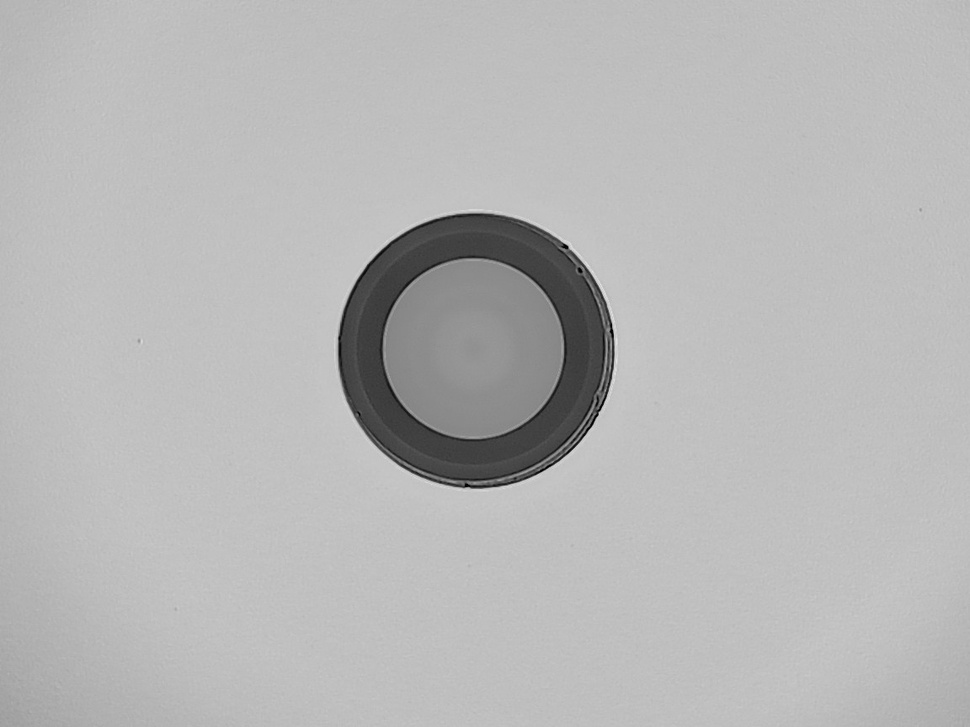
#> input picture current-process/old_version/image_batch/ima18.jpg, 970 x 727 px, shrunk from 1152 x 864 before the run
$ python thresholding009.py ../../../../current-process/old_version/image_batch/ima18.jpg
#> lines starting #> are read from the running program, lines starting #| are printed output that depends on the picture; after the words box and inside, x2 and y2 are one past the last pixel; in counts of white or black regions, pixels touching at a corner belong together
#> further down, img is the input picture: shape (727, 970, 3); min 0, max 229, mean 182.7
#!/usr/bin/env python3
"""
Triangle Thresholding Method
Category: thresholding
"""
import cv2
import numpy as np


def process_image(image: np.ndarray) -> np.ndarray:
    """
    Triangle Thresholding Method

    Args:
        image: Input image (grayscale or color)

    Returns:
        Processed image
    """
    result = image.copy()

    gray = cv2.cvtColor(result, cv2.COLOR_BGR2GRAY) if len(result.shape) == 3 else result
    _, result = cv2.threshold(gray, 0, 255, cv2.THRESH_BINARY + cv2.THRESH_TRIANGLE)
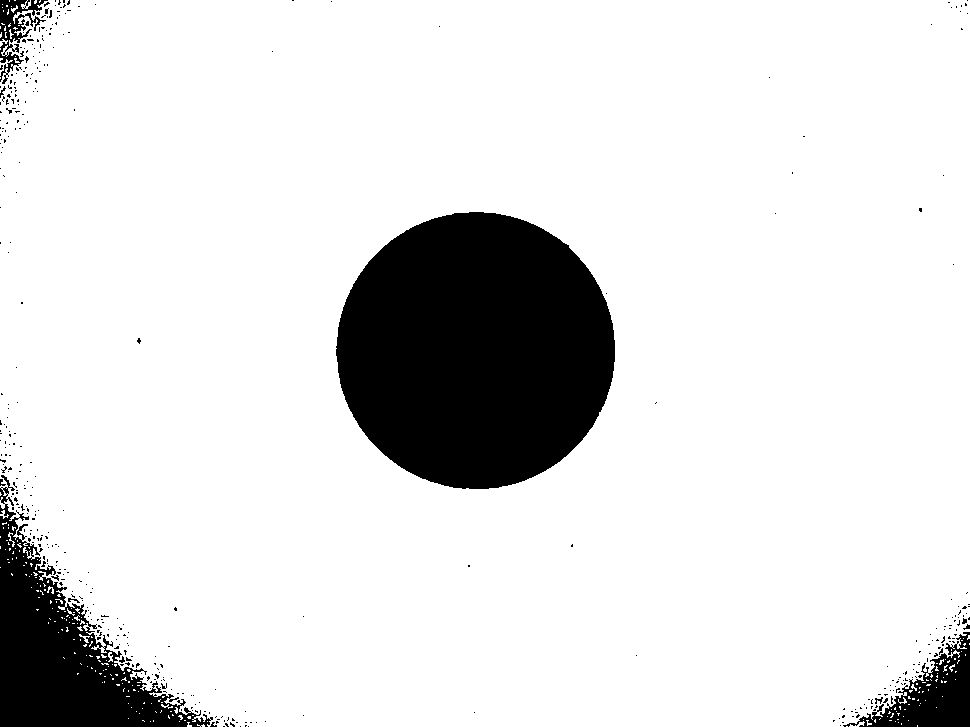
#> result: shape (727, 970); 87.6% white; 439 black regions (427 under 20 px), largest, box (x1, y1, x2, y2) and area: (336, 212, 615, 489) 60547, (0, 475, 213, 727) 19120, (843, 632, 970, 727) 4839
    if len(image.shape) == 3:
        result = cv2.cvtColor(result, cv2.COLOR_GRAY2BGR)

    return result

if __name__ == "__main__":
    import sys
    if len(sys.argv) > 1:
        img = cv2.imread(sys.argv[1], cv2.IMREAD_UNCHANGED)
        if img is not None:
            result = process_image(img)
            cv2.imwrite(f"threshold_triangle_output.png", result)
            print(f"Saved to threshold_triangle_output.png")
        else:
            print("Failed to load image")
    else:
        print(f"Usage: python threshold_triangle.py <image_path>")

$ run again, on current-process/old_version/image_batch/img35.jpg
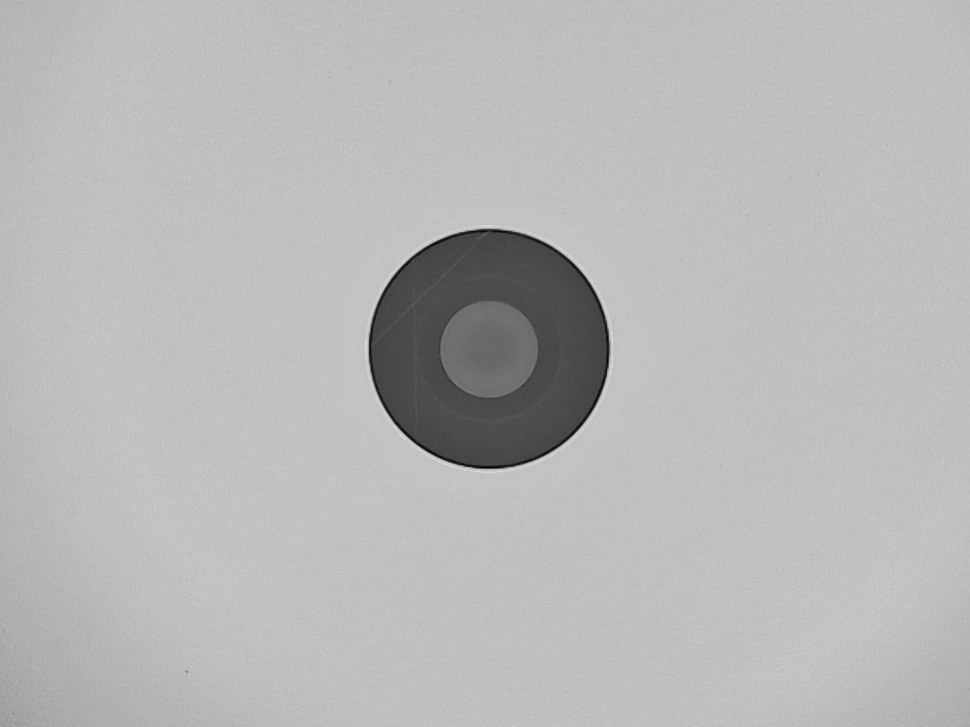
#> input picture current-process/old_version/image_batch/img35.jpg, 970 x 727 px, shrunk from 1152 x 864 before the run
#> img is the input picture: shape (727, 970, 3); min 2, max 223, mean 183.8
#> in process_image, `_, result = cv2.threshold(gray, 0, 255, cv2.THRESH_BINARY + cv2.THRESH..`:
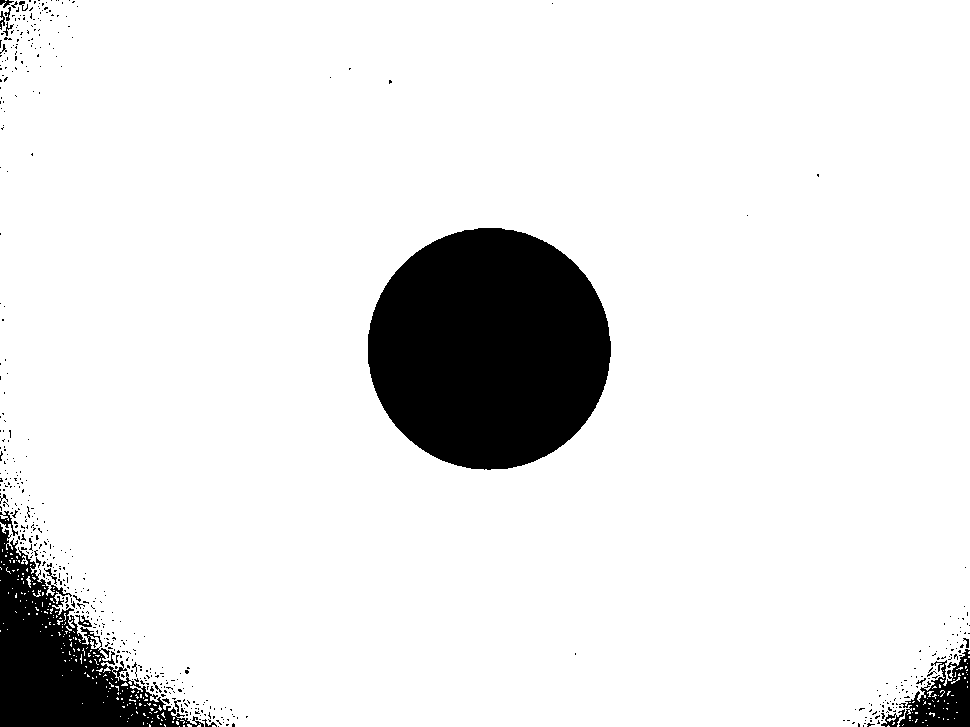
#> result: shape (727, 970); 90.4% white; 540 black regions (518 under 20 px), largest, box (x1, y1, x2, y2) and area: (368, 228, 611, 470) 46025, (0, 524, 204, 727) 16302, (899, 649, 970, 727) 2922

$ run again, on current-process/old_version/image_batch/img38.jpg
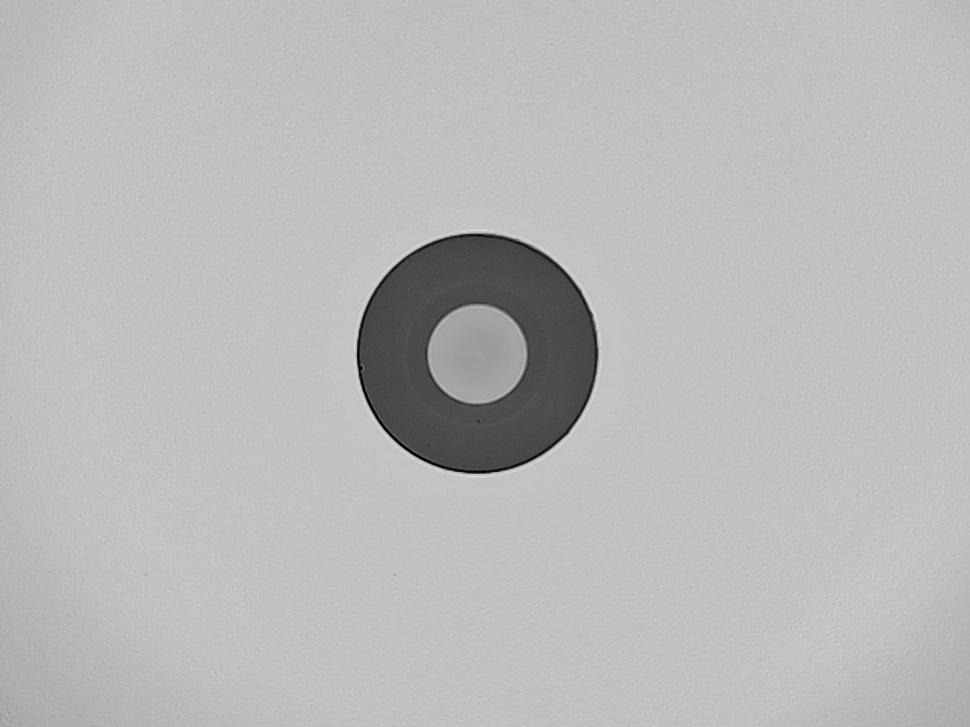
#> input picture current-process/old_version/image_batch/img38.jpg, 970 x 727 px, shrunk from 1152 x 864 before the run
#> img is the input picture: shape (727, 970, 3); min 0, max 225, mean 185.2
#> in process_image, `_, result = cv2.threshold(gray, 0, 255, cv2.THRESH_BINARY + cv2.THRESH..`:
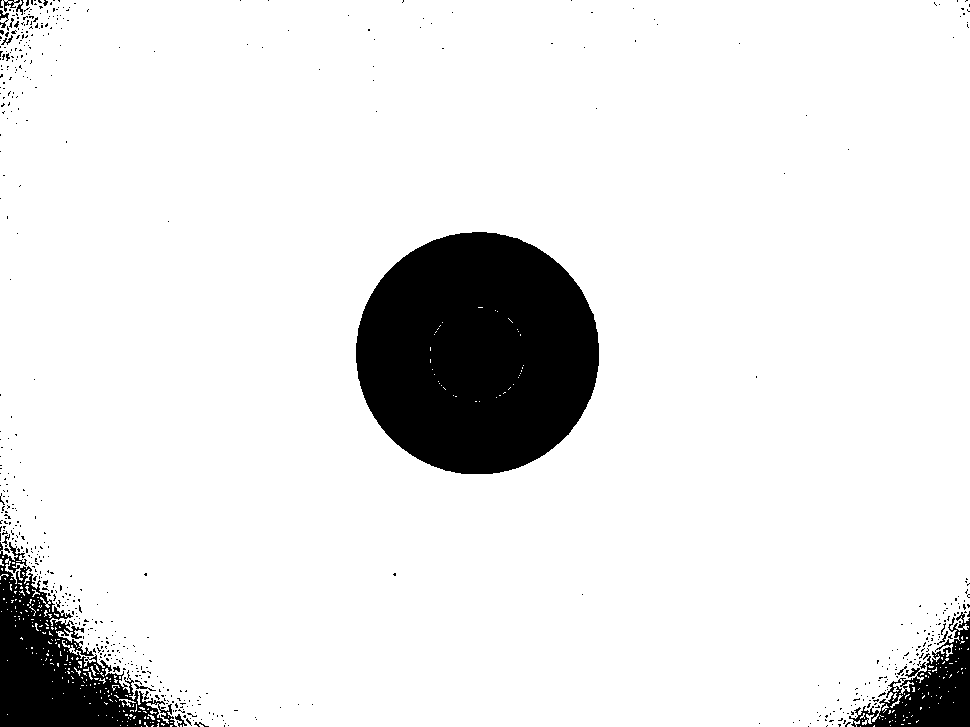
#> result: shape (727, 970); 90.3% white; 599 black regions (582 under 20 px), largest, box (x1, y1, x2, y2) and area: (356, 232, 599, 474) 46168, (0, 542, 177, 727) 13747, (849, 612, 970, 727) 5672
